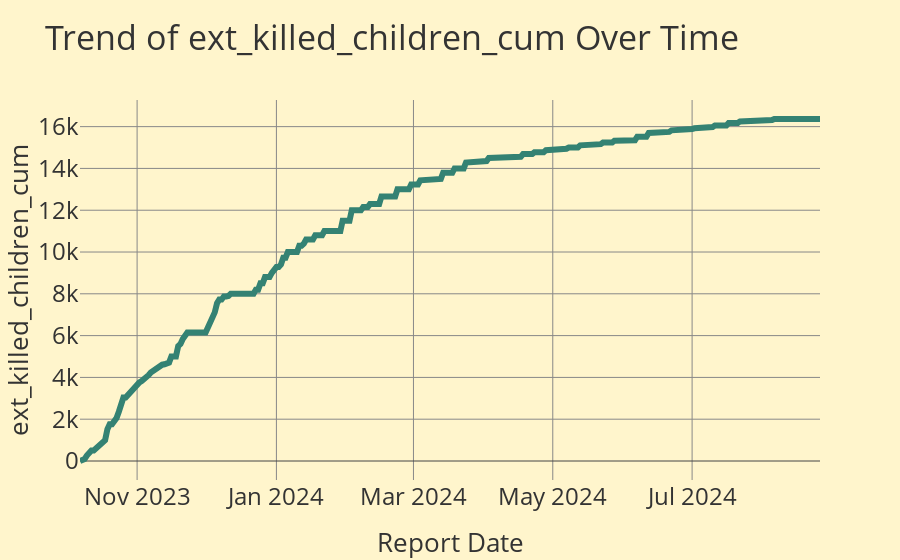
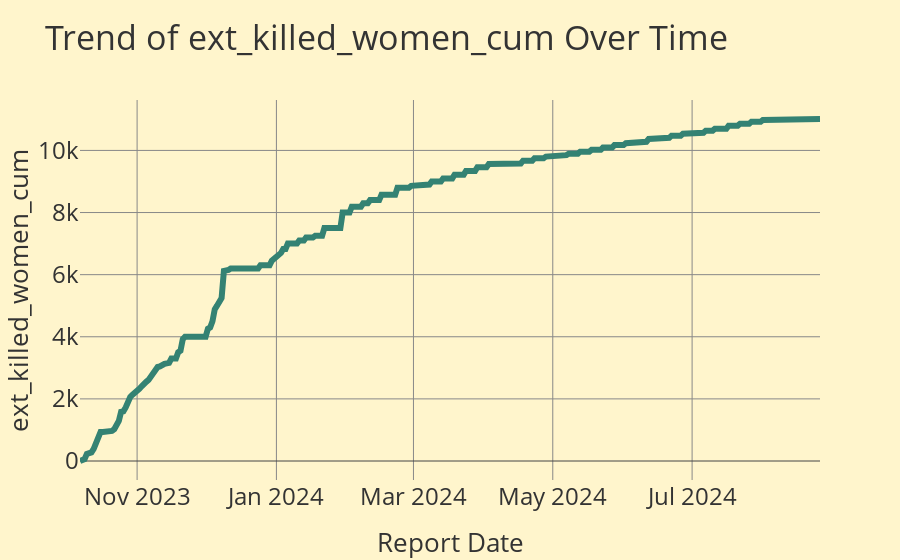
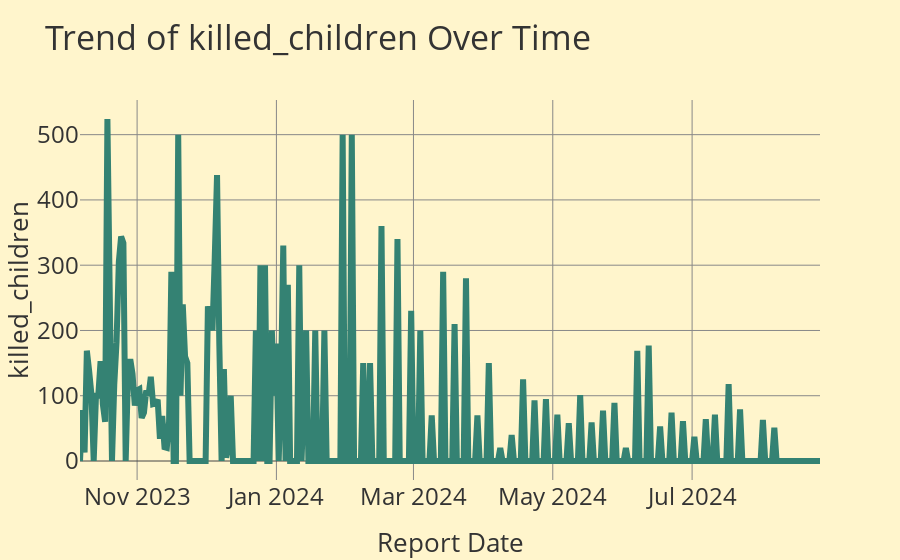
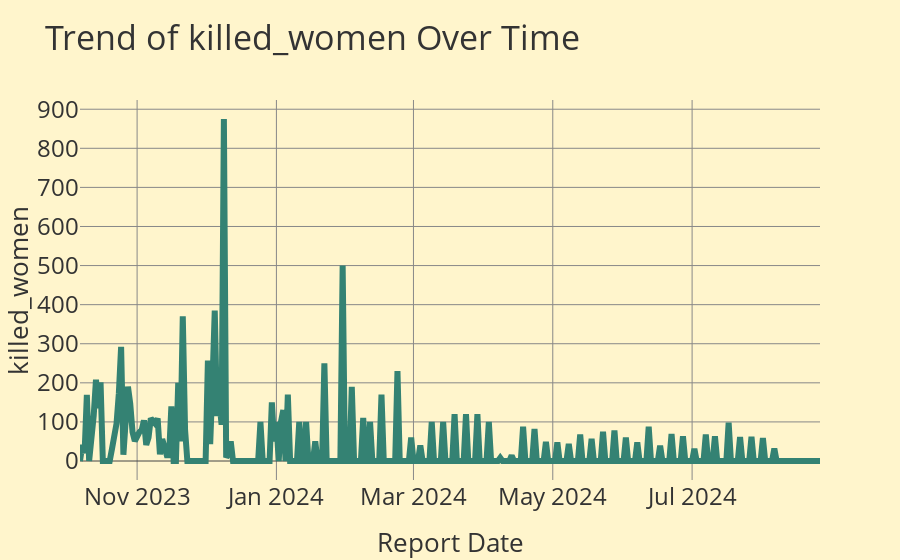

The notebook cell saved with these charts, in order:
### Code cell
import plotly.express as px

def plot_metric(f_casualties_daily, metric_column):
    """
    Plots a line chart for the given metric column from the f_casualties_daily DataFrame.
    
    Parameters:
    - f_casualties_daily (DataFrame): The DataFrame containing the data.
    - metric_column (str): The name of the metric column to be plotted.
    
    Returns:
    - A Plotly line chart figure.
    """
    
    # Create the line chart
    fig = px.line(
        f_casualties_daily,
        x='report_date',
        y=metric_column,
        title=f'Trend of {metric_column} Over Time',
        labels={metric_column: metric_column, 'report_date': 'Report Date'},
        template='base'  # Use the predefined template
    )
    
    # Update layout for better visualization
    fig.update_layout(
        xaxis_title='Report Date',
        yaxis_title=metric_column,
        showlegend=False  # Disable the legend since we're plotting a single metric
    )
    
    # Show the plot
    fig.show()

# Example usage:
plot_metric(f_casualties_daily, 'ext_killed_children_cum')
plot_metric(f_casualties_daily, 'ext_killed_women_cum')
            
# Example usage:
plot_metric(f_casualties_daily, 'killed_children')
plot_metric(f_casualties_daily, 'killed_women')

### Figure 1 — Plotly figure (JSON) as saved in the notebook; plotly's stock layout.template omitted (floating-point values rounded to 4 significant figures; data arrays with more than 128 entries replaced by an {"elided": "..."} marker saying what was removed)
{"data": [{"hovertemplate": "Report Date=%{x}<br>ext_killed_children_cum=%{y}<extra></extra>", "legendgroup": "", "line": {"color": "#348273", "dash": "solid"}, "marker": {"symbol": "circle"}, "mode": "lines", "name": "", "orientation": "v", "showlegend": false, "type": "scatter", "x": {"elided": "325 str values"}, "xaxis": "x", "y": {"elided": "325 int values"}, "yaxis": "y"}], "layout": {"legend": {"tracegroupgap": 0}, "showlegend": false, "title": {"text": "Trend of ext_killed_children_cum Over Time"}, "xaxis": {"anchor": "y", "domain": [0, 1], "title": {"text": "Report Date"}}, "yaxis": {"anchor": "x", "domain": [0, 1], "title": {"text": "ext_killed_children_cum"}}}}

### Figure 2 — Plotly figure (JSON) as saved in the notebook; plotly's stock layout.template omitted (floating-point values rounded to 4 significant figures; data arrays with more than 128 entries replaced by an {"elided": "..."} marker saying what was removed)
{"data": [{"hovertemplate": "Report Date=%{x}<br>ext_killed_women_cum=%{y}<extra></extra>", "legendgroup": "", "line": {"color": "#348273", "dash": "solid"}, "marker": {"symbol": "circle"}, "mode": "lines", "name": "", "orientation": "v", "showlegend": false, "type": "scatter", "x": {"elided": "325 str values"}, "xaxis": "x", "y": {"elided": "325 int values"}, "yaxis": "y"}], "layout": {"legend": {"tracegroupgap": 0}, "showlegend": false, "title": {"text": "Trend of ext_killed_women_cum Over Time"}, "xaxis": {"anchor": "y", "domain": [0, 1], "title": {"text": "Report Date"}}, "yaxis": {"anchor": "x", "domain": [0, 1], "title": {"text": "ext_killed_women_cum"}}}}

### Figure 3 — Plotly figure (JSON) as saved in the notebook; plotly's stock layout.template omitted (floating-point values rounded to 4 significant figures; data arrays with more than 128 entries replaced by an {"elided": "..."} marker saying what was removed)
{"data": [{"hovertemplate": "Report Date=%{x}<br>killed_children=%{y}<extra></extra>", "legendgroup": "", "line": {"color": "#348273", "dash": "solid"}, "marker": {"symbol": "circle"}, "mode": "lines", "name": "", "orientation": "v", "showlegend": false, "type": "scatter", "x": {"elided": "325 str values"}, "xaxis": "x", "y": {"elided": "325 int values"}, "yaxis": "y"}], "layout": {"legend": {"tracegroupgap": 0}, "showlegend": false, "title": {"text": "Trend of killed_children Over Time"}, "xaxis": {"anchor": "y", "domain": [0, 1], "title": {"text": "Report Date"}}, "yaxis": {"anchor": "x", "domain": [0, 1], "title": {"text": "killed_children"}}}}

### Figure 4 — Plotly figure (JSON) as saved in the notebook; plotly's stock layout.template omitted (floating-point values rounded to 4 significant figures; data arrays with more than 128 entries replaced by an {"elided": "..."} marker saying what was removed)
{"data": [{"hovertemplate": "Report Date=%{x}<br>killed_women=%{y}<extra></extra>", "legendgroup": "", "line": {"color": "#348273", "dash": "solid"}, "marker": {"symbol": "circle"}, "mode": "lines", "name": "", "orientation": "v", "showlegend": false, "type": "scatter", "x": {"elided": "325 str values"}, "xaxis": "x", "y": {"elided": "325 int values"}, "yaxis": "y"}], "layout": {"legend": {"tracegroupgap": 0}, "showlegend": false, "title": {"text": "Trend of killed_women Over Time"}, "xaxis": {"anchor": "y", "domain": [0, 1], "title": {"text": "Report Date"}}, "yaxis": {"anchor": "x", "domain": [0, 1], "title": {"text": "killed_women"}}}}
